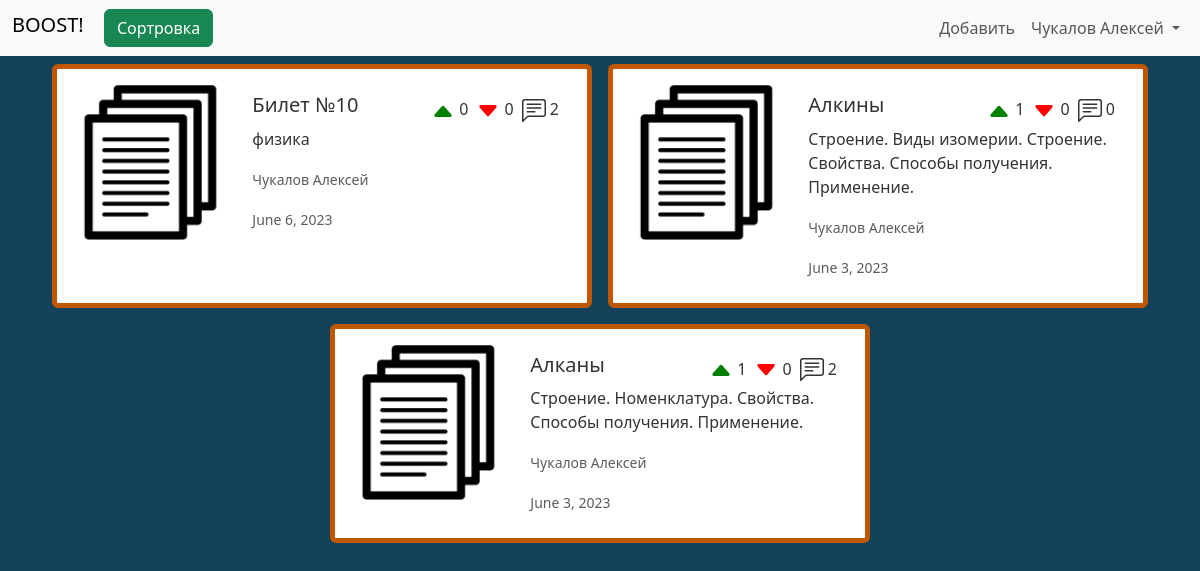
Page /bookmarks/ (signed in) on the earlier database version.
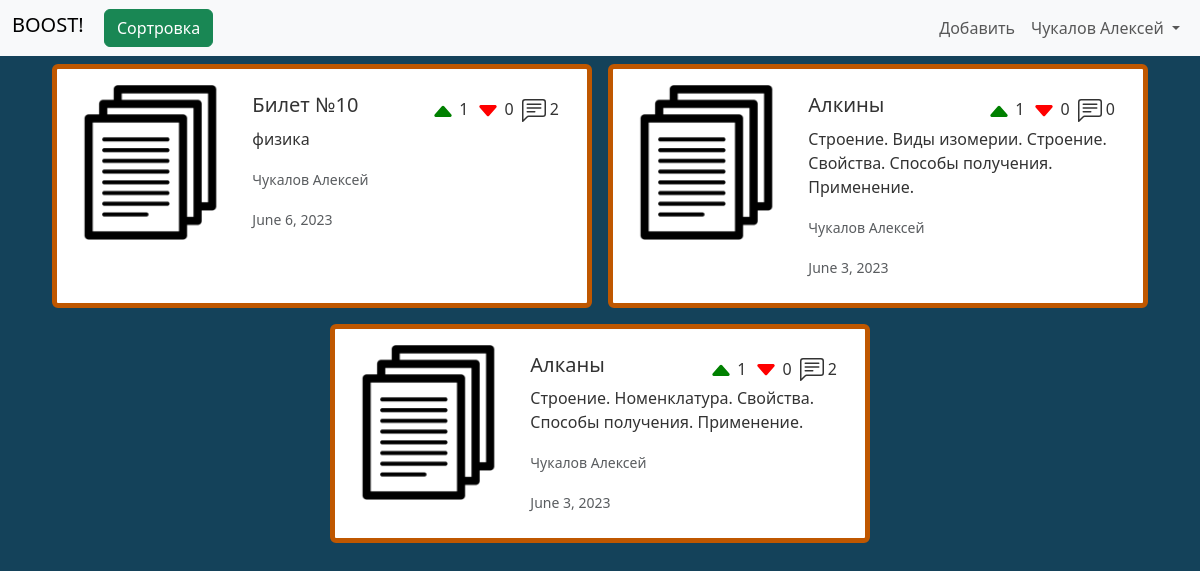
Same page on the later database version.
### app/models.py (models this page shows, shortened)
class Doc (models.Model):
    title = models.CharField(max_length=255)
    description = models.CharField(max_length=511, blank=True)
    link = models.URLField(max_length=255, unique=True)
    path = models.CharField(max_length=127)
    preview = models.ImageField(
        upload_to='media/',
        blank=False,
        default='media/default_images/default_document.png'
    )
    likes = models.IntegerField(default=0)
    dislikes = models.IntegerField(default=0)
    comments = models.IntegerField(default=0)
    studies = models.ManyToManyField(Study)
    subjects = models.ManyToManyField(Subject)
    author = models.ForeignKey(User, on_delete=models.CASCADE)
    date = models.DateField()

### accounts/models.py (models this page shows, shortened)
class User (AbstractBaseUser):
    objects = UserManager()
    email = models.EmailField(
        verbose_name='email address',
        max_length=255,
        unique=True
    )
    username = models.CharField(
        verbose_name='username',
        max_length=30,
        unique=True
    )
    avatar = models.ImageField(
        verbose_name='Avatar',
        default='media/default_images/default_avatar.png',
        upload_to='media/',
        blank=False,
    )
    first_name = models.CharField(
        verbose_name='first name',
        max_length=30
    )
    last_name = models.CharField(
        verbose_name='last name',
        max_length=30
    )
    bookmarks = models.ManyToManyField(
        Doc,
        blank=True
    )
    is_active = models.BooleanField(default=True)
    staff = models.BooleanField(default=False)
    admin = models.BooleanField(default=False)
    USERNAME_FIELD = 'email'
    REQUIRED_FIELDS = ['username', 'first_name', 'last_name']
    def __str__(self):
        return f'{self.last_name} {self.first_name}'

### app/views.py (the view)
# urls.py: path('bookmarks/', views.bookmarks, name='bookmarks'),
def bookmarks(request):
    context = {}
    docs = request.user.bookmarks.all()
    if request.GET.get('drop'):
        return redirect('/bookmarks')
    sort_docs = SortDocs(request)
    sort_docs.convert()
    docs = sort_docs.make_request(docs)
    context['sort_form'] = TagsSortForm(
        initial={
            'studies': sort_docs.studies,
            'sort_type': sort_docs.sort_type_get,
            'subjects': sort_docs.subjects,
        }
    )
    context['search_form'] = SearchForm(
        initial={
            'q': sort_docs.search
        }
    )
    context['docs'] = docs
    context['has_docs'] = True
    return render(request, 'bookmarked_docs.html', context)

### app/sort_docs.py (called while the page is built, shortened)
    def convert(self):
        if self.sort_type_get:
            self.sort_type = self.SORT_TYPES[int(self.sort_type_get) - 1]
        else:
            self.sort_type = '-pk'
        if self.subjects:
            self.query_subjects = Q(subjects__in=self.subjects)
        if self.studies:
            self.query_studies = Q(studies__in=self.studies)

    def make_request(self, docs=Doc.objects.all()):
        docs = docs.filter(
            self.query_subjects & self.query_studies & (self.query_title | self.query_description)
        ).order_by(self.sort_type)
        return docs

### app/tags.py (called while the page is built)
    def __str__(self):
        return self.name

    def __str__(self):
        return self.level

### app/templates/bookmarked_docs.html (shortened to what this page needs)
<!DOCTYPE html>
{% load static %}
<html lang="en">
<head>
    <link href="https://cdn.jsdelivr.net/npm/bootstrap@5.3.0/dist/css/bootstrap.min.css"
              rel="stylesheet"
>
              <link rel="stylesheet" href="{% static 'styles/main.css' %}">
</head>
<body>
    <header>
        {% include 'menu.html' %}
      </header>
    <main>
        <section class="d-flex justify-content-center flex-wrap">
            {% for doc in docs %}
            <div class="cardDoc card border-5 m-2 p-2" style="max-width: 540px;">
                <a href="/document{{doc.pk}}" class="cardLink">
                <div class="row g-0">
                <div class="col-md-4 p-2 align-bottom">
                    <img src="{{doc.preview.url}}" class="img-fluid rounded-start" alt="">
                </div>
                    <div class="col-md-8">
                        <div class="card-body">
                            <div class="d-flex justify-content-between">
                                <h5 class="card-title">{{doc.title}}</h5>
                                <div class="d-flex flex-wrap">
                                    <p class="m-1">{% include 'note_icons/caret_up_fill.html' %} {{doc.likes}}</p>
                                    <p class="m-1">{% include 'note_icons/caret_down_fill.html' %} {{doc.dislikes}}</p>
                                    <p class="m-1">{% include 'note_icons/comment.html' %} {{doc.comments}}</p>
                                </div>
                            </div>
                                <p class="card-text">{{doc.description}}</p>
                                <p class="card-text"><small class="text-body-secondary">{{doc.author}}</small></p>
                                <p class="card-text"><small class="text-body-secondary">{{doc.date}}</small></p>
                            </div>
                        </div>
                    </div>
                </a>
                </div>
        {% endfor %}
      </section>
      </main>
</body>
</html>

### app/templates/note_icons/caret_up_fill.html
<svg xmlns="http://www.w3.org/2000/svg" width="24" height="24" fill="currentColor" class="bi bi-caret-up-fill" viewBox="0 0 16 16">
  <g color="green">
    <path d="m7.247 4.86-4.796 5.481c-.566.647-.106 1.659.753 1.659h9.592a1 1 0 0 0 .753-1.659l-4.796-5.48a1 1 0 0 0-1.506 0z"/>
  </g>
</svg>

### app/templates/note_icons/caret_down_fill.html
<svg xmlns="http://www.w3.org/2000/svg" width="24" height="24" fill="currentColor" class="bi bi-caret-down-fill" viewBox="0 0 16 16">
  <g color="red">
    <path d="M7.247 11.14 2.451 5.658C1.885 5.013 2.345 4 3.204 4h9.592a1 1 0 0 1 .753 1.659l-4.796 5.48a1 1 0 0 1-1.506 0z"/>
  </g>
</svg>

Differences in the rows shown:
changed Doc "Билет №10": likes "0" → "1"
